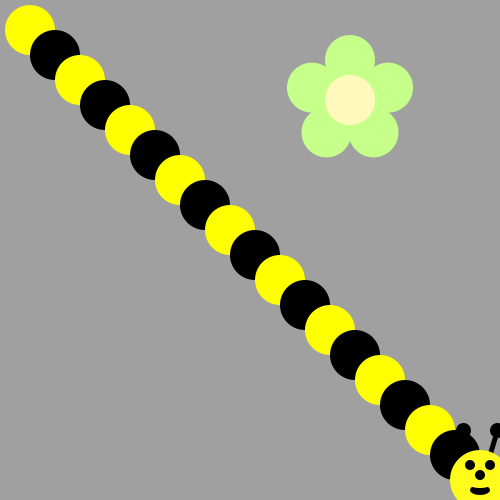
Frame 1 (no input)
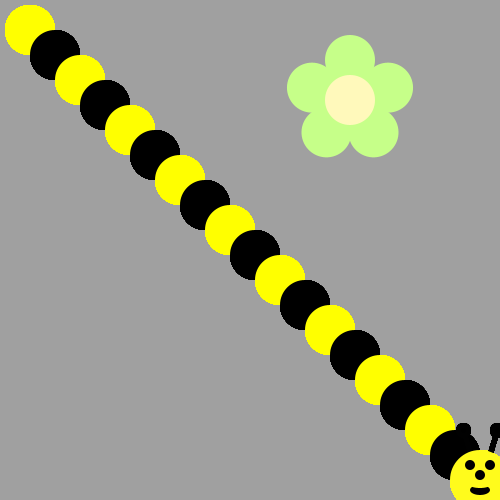
Frame 60 (the mouse pressed at the canvas centre just before this capture)
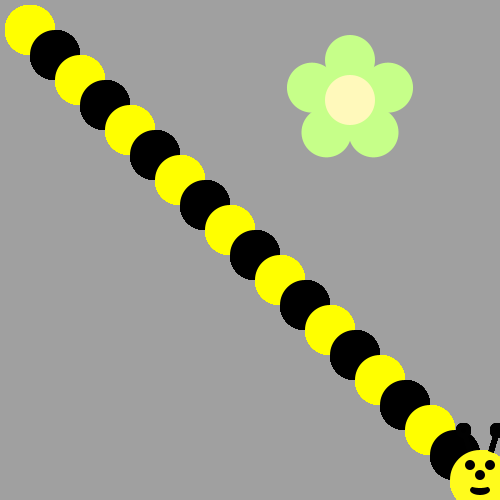
Frame 120 (the mouse held since frame 60 and released just before this capture)

The Processing sketch that drew these frames (run headless with seeded random() and noise(); from frame 60 on, the mouse is pressed at the canvas centre):

// Processing sketch: bumble_bee
// ── bumble_bee.pde

void setup() {
     ellipseMode(CENTER);
     size(500, 500);
     background(160, 160, 160);
     drawFlower(350, 100);
}

void draw() {
  
// First run the program and you should see a flower.  
  
  
/* Then, use a loop to make a body for the Bee! 
(see the image on the recipe, it's a diagonal line of circles)
Use remainder to make the colors alternate between yellow and black
*/
int i;
for(i=0; i<=17; i++) {
  int x = 30+i*25;
  int y = 30+i*25;
 if(i % 2 == 0) {
   fill(255,255,0,500);
 }
   else {
     fill(0,0,0,500);
   }
 ellipse(x,y,50,50);
}


/*
Now put his head on using drawBeeFace(x,y)
*/
drawBeeFace(480,480);
}

/**************   Use these methods but  DON'T CHANGE THE CODE BELOW  **************/

void drawFlower(int x, int y) {
     noStroke();
     translate(x, y);
     // draw 5 petals, rotating after each one
     fill(#c6ff89);      // green
      for (int i = 0; i < 5; i++) {
           ellipse(0, -40, 50, 50);
          rotate(radians(72));
     }
     fill(#fff9bb); // light yellow
     ellipse(0, 0, 50, 50);
} 
void drawBeeFace(int BeeFaceX, int BeeFaceY) {
     noStroke();
     fill(0, 0, 0);
     stroke(1);
     strokeWeight(5);
     line(BeeFaceX-10, BeeFaceY-27, BeeFaceX-17, BeeFaceY-50);
     line(BeeFaceX+10, BeeFaceY-27, BeeFaceX+17, BeeFaceY-50);
     ellipse(BeeFaceX-17, BeeFaceY-50, 10, 10);
     ellipse(BeeFaceX+17, BeeFaceY-50, 10, 10);
     noStroke();
     fill(255, 251, 28);
     ellipse(BeeFaceX, BeeFaceY, 60, 60); // face
     fill(255, 237, 209);
     fill(0,0,0);
      ellipse(BeeFaceX-10, BeeFaceY-15, 10, 10); // eyes
     ellipse(BeeFaceX+10, BeeFaceY-15, 10, 10);
      ellipse(BeeFaceX, BeeFaceY-5, 10, 10); // nose
      ellipse(BeeFaceX, BeeFaceY+10, 20, 10);// mouth
     fill(255, 251, 28);
     ellipse(BeeFaceX, BeeFaceY+5, 20, 6);
}
